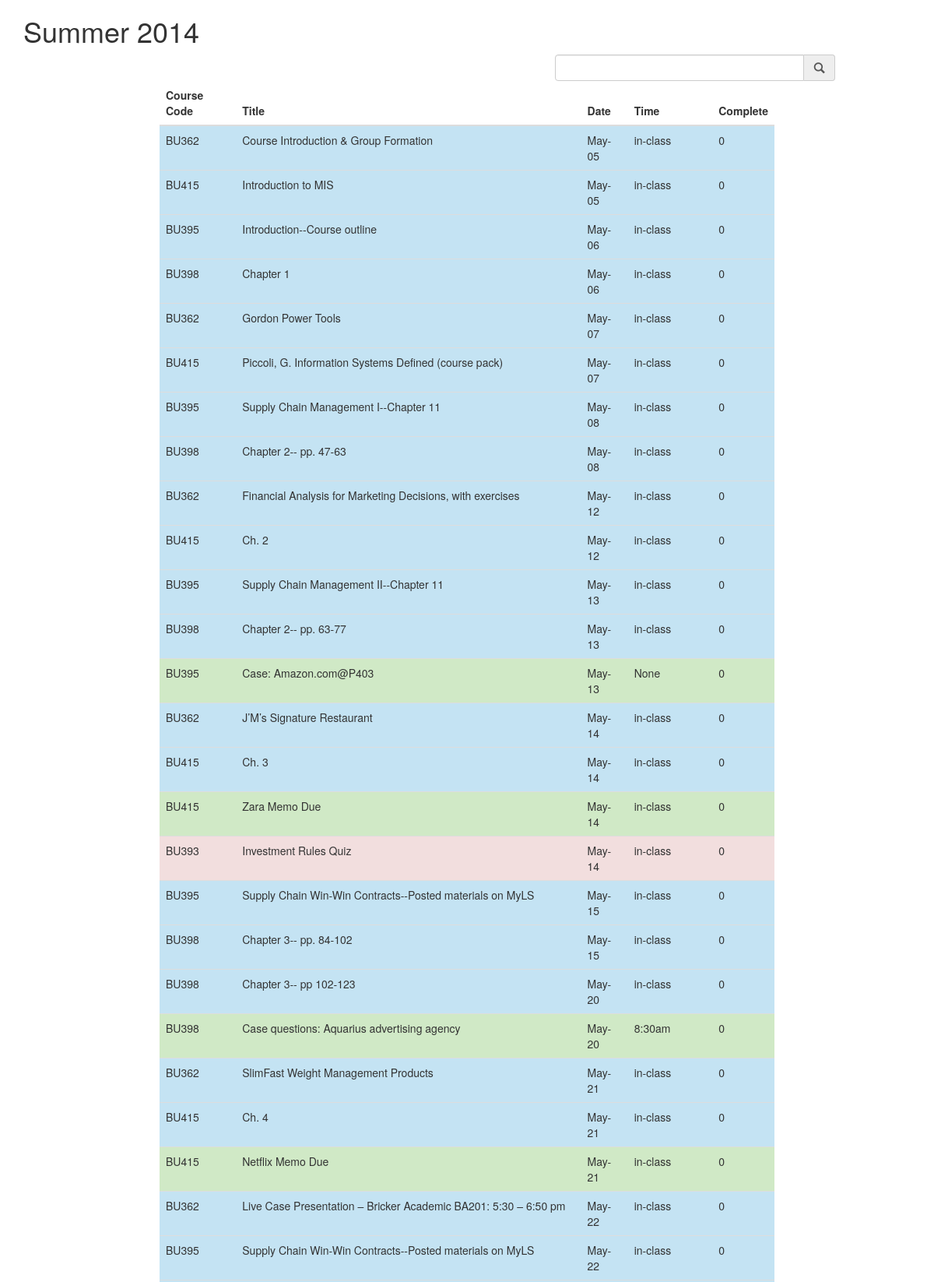
The page / (upper part) on the database its author committed.
### tables this page shows
CREATE TABLE Readings
            (course_code text, name text, chapter int, date text, pages text, complete bool);

CREATE TABLE Assignments
            (course_code text, name text,  date text, time text, complete bool);

CREATE TABLE Tests
            (course_code text, name text, date text, time text, complete bool);

### index.py (the view)
@app.route('/')
def show_all():
    db = get_db()
    entries =[]
    for homework in TYPES:
        entries.append(select_homework(homework,db))
    homework = join_homework(entries)
    return render_template('show_all.html',entries=homework )

### index.py (called while the page is built)
def get_db():
    top = _app_ctx_stack.top
    if not hasattr(top, 'sqlite_db'):
        sqlite_db = sqlite3.connect(app.config['DATABASE'])
        sqlite_db.row_factory = sqlite3.Row
        top.sqlite_db = sqlite_db
    return top.sqlite_db

@app.teardown_appcontext
def close_db_connection(exception):
    top = _app_ctx_stack.top
    if hasattr(top, 'sqlite_db'):
        top.sqlite_db.close()

def format_datetime(value,format='%b-%d'):
    list_date = value.split('-')
    strdate = date(int(list_date[0]),int(list_date[1]),int(list_date[2]))
    return strdate.strftime(format)

def select_homework(homework_type,db):
    sql = ''' SELECT * FROM {0} ORDER BY date'''.format(homework_type)
    cur = db.execute(sql)
    entries = cur.fetchall()
    return entries

def join_homework(homework):
    entries=[]
    i=0
    for table in homework:
        for row in table:
            name = row['name']
            if 'chapter' in row.keys() and 'pages' in row.keys():
                if None!= row['chapter'] and row['chapter']!=name:
                    name='--'.join([name,row['chapter']])
                if None!= row['pages']:
                     name='--'.join([name,row['pages']])
            if 'time' not in row.keys():
                time = 'in-class'
            else:
                time = row['time']
            new_row = {'type':TYPES[i],'course_code':row['course_code'],'name':name,
                       'date':row['date'],'time':time,'complete':row['complete']}
            entries.append(new_row)
        i+=1
    return entries

### templates/show_all.html (shortened to what this page needs)
{% extends "index.html" %}
{% block body %}
        <div class="row">
            <div class="col-md-8 col-md-offset-2">
                 <table class="table .table-bordered" id="homework">
                     <thead>
                      <tr>
                          <th>Course Code</th>
                          <th>Title</th>
                          <th>Date</th>
                          <th>Time</th>
                          <th>Complete</th>
                      </tr>
                    </thead>
                    <tbody>
                    {% for entry in entries|sort(attribute='date')  %}
                    <tr class="{{ entry.type }}">
                        <td>{{ entry.course_code }}</td>
                        <td>{{ entry.name }}</td>
                        <td>{{ entry.date|datetimeformat }}</td>
                        <td>{{ entry.time }}</td>
                        <td>{{ entry.complete }}</td>
                    </tr>
                    {% endfor %}
                    </tbody>
                 </table>
        </div>
    </div>
{% endblock %}

### templates/index.html (style rules this page uses)
.Tests { background-color: #f2dede; }
.Readings { background-color: #c4e3f3; }
.Assignments { background-color: #d0e9c6; }

### rows shown on the page
Readings: course_code "BU362", name "Course Introduction & Group Formation", date "May-05", time "in-class", complete "0"
Readings: course_code "BU415", name "Introduction to MIS", date "May-05", time "in-class", complete "0"
Readings: course_code "BU395", name "Introduction--Course outline", date "May-06", time "in-class", complete "0"
Readings: course_code "BU398", name "Chapter 1", date "May-06", time "in-class", complete "0"
Readings: course_code "BU362", name "Gordon Power Tools", date "May-07", time "in-class", complete "0"
Readings: course_code "BU415", name "Piccoli, G. Information Systems Defined (course pack)", date "May-07", time "in-class", complete "0"
Readings: course_code "BU395", name "Supply Chain Management I--Chapter 11", date "May-08", time "in-class", complete "0"
Readings: course_code "BU398", name "Chapter 2-- pp. 47-63", date "May-08", time "in-class", complete "0"
Readings: course_code "BU362", name "Financial Analysis for Marketing Decisions, with exercises", date "May-12", time "in-class", complete "0"
Readings: course_code "BU415", name "Ch. 2", date "May-12", time "in-class", complete "0"
Readings: course_code "BU395", name "Supply Chain Management II--Chapter 11", date "May-13", time "in-class", complete "0"
Readings: course_code "BU398", name "Chapter 2-- pp. 63-77", date "May-13", time "in-class", complete "0"
Assignments: course_code "BU395", name "Case: Amazon.com@P403", date "May-13", time "None", complete "0"
Readings: course_code "BU362", name "J’M’s Signature Restaurant", date "May-14", time "in-class", complete "0"
Readings: course_code "BU415", name "Ch. 3", date "May-14", time "in-class", complete "0"
Assignments: course_code "BU415", name "Zara Memo Due", date "May-14", time "in-class", complete "0"
Tests: course_code "BU393", name "Investment Rules Quiz", date "May-14", time "in-class", complete "0"
Readings: course_code "BU395", name "Supply Chain Win-Win Contracts--Posted materials on MyLS", date "May-15", time "in-class", complete "0"
Readings: course_code "BU398", name "Chapter 3-- pp. 84-102", date "May-15", time "in-class", complete "0"
Readings: course_code "BU398", name "Chapter 3-- pp 102-123", date "May-20", time "in-class", complete "0"
Assignments: course_code "BU398", name "Case questions: Aquarius advertising agency", date "May-20", time "8:30am", complete "0"
Readings: course_code "BU362", name "SlimFast Weight Management Products", date "May-21", time "in-class", complete "0"
Readings: course_code "BU415", name "Ch. 4", date "May-21", time "in-class", complete "0"
Assignments: course_code "BU415", name "Netflix Memo Due", date "May-21", time "in-class", complete "0"
Readings: course_code "BU362", name "Live Case Presentation – Bricker Academic BA201: 5:30 – 6:50 pm", date "May-22", time "in-class", complete "0"
Readings: course_code "BU395", name "Supply Chain Win-Win Contracts--Posted materials on MyLS", date "May-22", time "in-class", complete "0"
